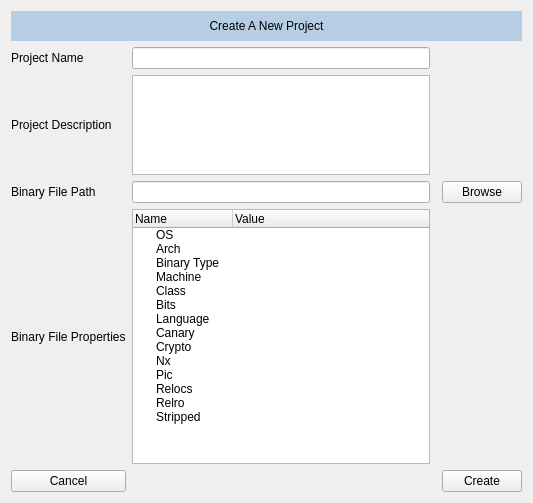
<?xml version="1.0" encoding="UTF-8"?>
<ui version="4.0">
 <class>Form</class>
 <widget class="QWidget" name="Form">
  <property name="geometry">
   <rect>
    <x>0</x>
    <y>0</y>
    <width>533</width>
    <height>503</height>
   </rect>
  </property>
  <property name="windowTitle">
   <string>Form</string>
  </property>
  <layout class="QGridLayout" name="gridLayout_2">
   <item row="0" column="0">
    <layout class="QGridLayout" name="gridLayout">
     <item row="1" column="0">
      <widget class="QLabel" name="label_2">
       <property name="text">
        <string>Project Name</string>
       </property>
      </widget>
     </item>
     <item row="7" column="3" alignment="Qt::AlignRight">
      <widget class="QPushButton" name="create_button">
       <property name="text">
        <string>Create</string>
       </property>
      </widget>
     </item>
     <item row="0" column="0" colspan="4">
      <widget class="QLabel" name="label">
       <property name="minimumSize">
        <size>
         <width>0</width>
         <height>30</height>
        </size>
       </property>
       <property name="styleSheet">
        <string notr="true">background-color: rgb(182, 206, 227);</string>
       </property>
       <property name="text">
        <string>Create A New Project</string>
       </property>
       <property name="alignment">
        <set>Qt::AlignCenter</set>
       </property>
      </widget>
     </item>
     <item row="5" column="0">
      <widget class="QLabel" name="label_5">
       <property name="text">
        <string>Binary File Properties</string>
       </property>
      </widget>
     </item>
     <item row="7" column="0">
      <widget class="QPushButton" name="cancel_button">
       <property name="text">
        <string>Cancel</string>
       </property>
      </widget>
     </item>
     <item row="3" column="0">
      <widget class="QLabel" name="label_4">
       <property name="text">
        <string>Binary File Path</string>
       </property>
      </widget>
     </item>
     <item row="2" column="0">
      <widget class="QLabel" name="label_3">
       <property name="text">
        <string>Project Description</string>
       </property>
      </widget>
     </item>
     <item row="3" column="3">
      <widget class="QPushButton" name="browse_button">
       <property name="text">
        <string>Browse</string>
       </property>
      </widget>
     </item>
     <item row="2" column="1">
      <widget class="QTextEdit" name="projectDescription_textEdit">
       <property name="maximumSize">
        <size>
         <width>16777215</width>
         <height>100</height>
        </size>
       </property>
      </widget>
     </item>
     <item row="1" column="1">
      <widget class="QLineEdit" name="projectName_lineEdit"/>
     </item>
     <item row="5" column="1">
      <widget class="QTreeWidget" name="properties_treeWidget">
       <column>
        <property name="text">
         <string>Name</string>
        </property>
       </column>
       <column>
        <property name="text">
         <string>Value</string>
        </property>
       </column>
       <item>
        <property name="text">
         <string>OS</string>
        </property>
       </item>
       <item>
        <property name="text">
         <string>Arch</string>
        </property>
       </item>
       <item>
        <property name="text">
         <string>Binary Type</string>
        </property>
       </item>
       <item>
        <property name="text">
         <string>Machine</string>
        </property>
       </item>
       <item>
        <property name="text">
         <string>Class</string>
        </property>
       </item>
       <item>
        <property name="text">
         <string>Bits</string>
        </property>
       </item>
       <item>
        <property name="text">
         <string>Language</string>
        </property>
       </item>
       <item>
        <property name="text">
         <string>Canary</string>
        </property>
       </item>
       <item>
        <property name="text">
         <string>Crypto</string>
        </property>
       </item>
       <item>
        <property name="text">
         <string>Nx</string>
        </property>
       </item>
       <item>
        <property name="text">
         <string>Pic</string>
        </property>
       </item>
       <item>
        <property name="text">
         <string>Relocs</string>
        </property>
       </item>
       <item>
        <property name="text">
         <string>Relro</string>
        </property>
       </item>
       <item>
        <property name="text">
         <string>Stripped</string>
        </property>
       </item>
      </widget>
     </item>
     <item row="3" column="1">
      <widget class="QLineEdit" name="path_lineEdit">
       <property name="readOnly">
        <bool>true</bool>
       </property>
       <property name="clearButtonEnabled">
        <bool>false</bool>
       </property>
      </widget>
     </item>
    </layout>
   </item>
  </layout>
 </widget>
 <resources/>
 <connections/>
</ui>
